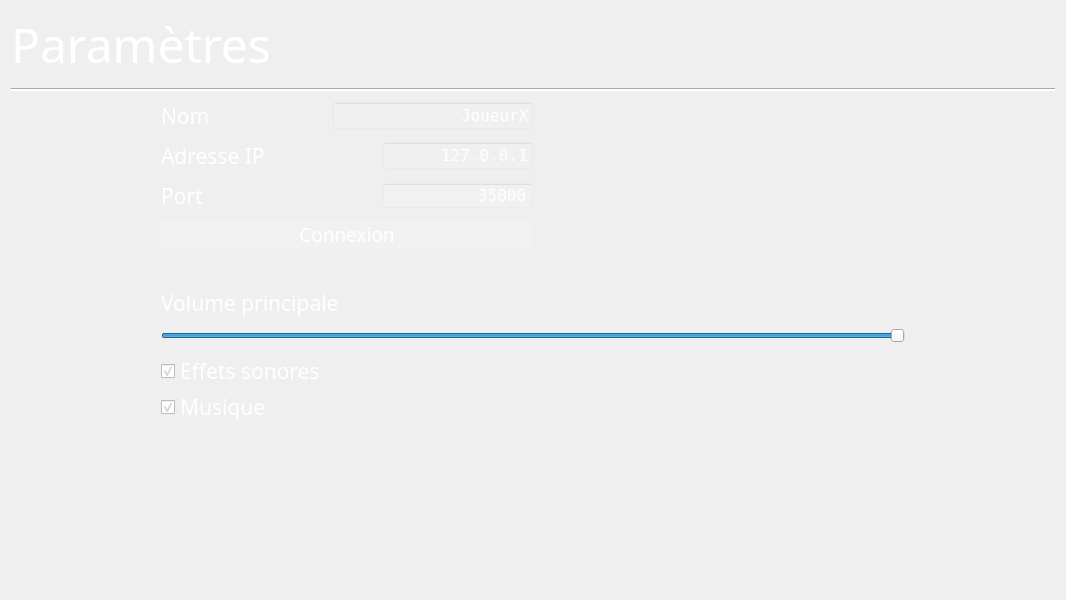
<?xml version="1.0" encoding="UTF-8"?>
<ui version="4.0">
 <class>W_ScreenSettings</class>
 <widget class="QWidget" name="W_ScreenSettings">
  <property name="geometry">
   <rect>
    <x>0</x>
    <y>0</y>
    <width>1066</width>
    <height>600</height>
   </rect>
  </property>
  <property name="windowTitle">
   <string>Form</string>
  </property>
  <layout class="QVBoxLayout" name="verticalLayout_3">
   <property name="spacing">
    <number>10</number>
   </property>
   <item>
    <layout class="QVBoxLayout" name="verticalLayout">
     <item>
      <widget class="QLabel" name="label">
       <property name="font">
        <font>
         <family>Niagara Solid</family>
         <pointsize>36</pointsize>
        </font>
       </property>
       <property name="styleSheet">
        <string notr="true">QLabel{
	color:white;
}</string>
       </property>
       <property name="text">
        <string>Paramètres</string>
       </property>
      </widget>
     </item>
     <item>
      <widget class="Line" name="line">
       <property name="styleSheet">
        <string notr="true">background-color:white;</string>
       </property>
       <property name="orientation">
        <enum>Qt::Horizontal</enum>
       </property>
      </widget>
     </item>
    </layout>
   </item>
   <item>
    <layout class="QHBoxLayout" name="horizontalLayout_3">
     <item>
      <layout class="QVBoxLayout" name="verticalLayout_2">
       <property name="leftMargin">
        <number>150</number>
       </property>
       <item>
        <layout class="QHBoxLayout" name="horizontalLayout_4">
         <item>
          <widget class="QLabel" name="label_5">
           <property name="font">
            <font>
             <family>Niagara Solid</family>
             <pointsize>16</pointsize>
            </font>
           </property>
           <property name="styleSheet">
            <string notr="true">QLabel{
	color:white;
}</string>
           </property>
           <property name="text">
            <string>Nom</string>
           </property>
          </widget>
         </item>
         <item>
          <widget class="QLineEdit" name="input_name">
           <property name="minimumSize">
            <size>
             <width>200</width>
             <height>0</height>
            </size>
           </property>
           <property name="maximumSize">
            <size>
             <width>200</width>
             <height>16777215</height>
            </size>
           </property>
           <property name="font">
            <font>
             <family>NSimSun</family>
             <pointsize>12</pointsize>
            </font>
           </property>
           <property name="styleSheet">
            <string notr="true">QLineEdit{
	background-color:rgba(250,250,250,20);
	color:white;
}</string>
           </property>
           <property name="text">
            <string>JoueurX</string>
           </property>
           <property name="alignment">
            <set>Qt::AlignRight|Qt::AlignTrailing|Qt::AlignVCenter</set>
           </property>
          </widget>
         </item>
        </layout>
       </item>
       <item>
        <layout class="QHBoxLayout" name="horizontalLayout">
         <property name="spacing">
          <number>15</number>
         </property>
         <item>
          <widget class="QLabel" name="label_2">
           <property name="sizePolicy">
            <sizepolicy hsizetype="Preferred" vsizetype="Maximum">
             <horstretch>0</horstretch>
             <verstretch>0</verstretch>
            </sizepolicy>
           </property>
           <property name="font">
            <font>
             <family>Niagara Solid</family>
             <pointsize>16</pointsize>
            </font>
           </property>
           <property name="styleSheet">
            <string notr="true">QLabel{
	color:white;
}</string>
           </property>
           <property name="text">
            <string>Adresse IP</string>
           </property>
          </widget>
         </item>
         <item>
          <widget class="QLineEdit" name="input_ip">
           <property name="sizePolicy">
            <sizepolicy hsizetype="Maximum" vsizetype="Maximum">
             <horstretch>0</horstretch>
             <verstretch>0</verstretch>
            </sizepolicy>
           </property>
           <property name="minimumSize">
            <size>
             <width>150</width>
             <height>0</height>
            </size>
           </property>
           <property name="maximumSize">
            <size>
             <width>150</width>
             <height>16777215</height>
            </size>
           </property>
           <property name="font">
            <font>
             <family>NSimSun</family>
             <pointsize>12</pointsize>
             <weight>50</weight>
             <bold>false</bold>
            </font>
           </property>
           <property name="styleSheet">
            <string notr="true">QLineEdit{
	background-color:rgba(250,250,250,20);
	color:white;
}</string>
           </property>
           <property name="text">
            <string>127.0.0.1</string>
           </property>
           <property name="alignment">
            <set>Qt::AlignRight|Qt::AlignTrailing|Qt::AlignVCenter</set>
           </property>
          </widget>
         </item>
        </layout>
       </item>
       <item>
        <layout class="QHBoxLayout" name="horizontalLayout_2">
         <item>
          <widget class="QLabel" name="label_3">
           <property name="sizePolicy">
            <sizepolicy hsizetype="Preferred" vsizetype="Maximum">
             <horstretch>0</horstretch>
             <verstretch>0</verstretch>
            </sizepolicy>
           </property>
           <property name="font">
            <font>
             <family>Niagara Solid</family>
             <pointsize>16</pointsize>
            </font>
           </property>
           <property name="styleSheet">
            <string notr="true">QLabel{
	color:white;
}</string>
           </property>
           <property name="text">
            <string>Port</string>
           </property>
          </widget>
         </item>
         <item>
          <widget class="QSpinBox" name="input_port">
           <property name="minimumSize">
            <size>
             <width>150</width>
             <height>0</height>
            </size>
           </property>
           <property name="maximumSize">
            <size>
             <width>150</width>
             <height>16777215</height>
            </size>
           </property>
           <property name="font">
            <font>
             <family>NSimSun</family>
             <pointsize>12</pointsize>
            </font>
           </property>
           <property name="styleSheet">
            <string notr="true">QSpinBox{
	background-color:rgba(250,250,250,20);
	color:white;
}</string>
           </property>
           <property name="alignment">
            <set>Qt::AlignRight|Qt::AlignTrailing|Qt::AlignVCenter</set>
           </property>
           <property name="buttonSymbols">
            <enum>QAbstractSpinBox::NoButtons</enum>
           </property>
           <property name="maximum">
            <number>65535</number>
           </property>
           <property name="value">
            <number>35000</number>
           </property>
          </widget>
         </item>
        </layout>
       </item>
       <item>
        <widget class="QPushButton" name="buttonConnect">
         <property name="font">
          <font>
           <family>Niagara Solid</family>
           <pointsize>14</pointsize>
          </font>
         </property>
         <property name="styleSheet">
          <string notr="true">QPushButton{
	background-color:rgba(250,250,250,50);
	color:white;
	border-radius:3px;
}
QPushButton:hover{
	background-color:rgba(250,250,250,70);
}

QPushButton:pressed{
	background-color:rgba(250,250,250,120);
}</string>
         </property>
         <property name="text">
          <string>Connexion</string>
         </property>
        </widget>
       </item>
      </layout>
     </item>
     <item>
      <spacer name="horizontalSpacer_2">
       <property name="orientation">
        <enum>Qt::Horizontal</enum>
       </property>
       <property name="sizeHint" stdset="0">
        <size>
         <width>40</width>
         <height>20</height>
        </size>
       </property>
      </spacer>
     </item>
    </layout>
   </item>
   <item>
    <layout class="QVBoxLayout" name="verticalLayout_4">
     <property name="spacing">
      <number>10</number>
     </property>
     <property name="leftMargin">
      <number>150</number>
     </property>
     <property name="topMargin">
      <number>30</number>
     </property>
     <property name="rightMargin">
      <number>150</number>
     </property>
     <property name="bottomMargin">
      <number>0</number>
     </property>
     <item>
      <widget class="QLabel" name="label_4">
       <property name="sizePolicy">
        <sizepolicy hsizetype="Preferred" vsizetype="Maximum">
         <horstretch>0</horstretch>
         <verstretch>0</verstretch>
        </sizepolicy>
       </property>
       <property name="font">
        <font>
         <family>Niagara Solid</family>
         <pointsize>16</pointsize>
        </font>
       </property>
       <property name="styleSheet">
        <string notr="true">QLabel{
	color:white;
}</string>
       </property>
       <property name="text">
        <string>Volume principale</string>
       </property>
      </widget>
     </item>
     <item>
      <widget class="QSlider" name="volumeSlider">
       <property name="maximum">
        <number>100</number>
       </property>
       <property name="value">
        <number>100</number>
       </property>
       <property name="orientation">
        <enum>Qt::Horizontal</enum>
       </property>
      </widget>
     </item>
     <item>
      <layout class="QVBoxLayout" name="verticalLayout_5">
       <property name="spacing">
        <number>0</number>
       </property>
       <property name="bottomMargin">
        <number>0</number>
       </property>
       <item>
        <widget class="QCheckBox" name="input_sounds">
         <property name="font">
          <font>
           <family>Niagara Solid</family>
           <pointsize>16</pointsize>
          </font>
         </property>
         <property name="styleSheet">
          <string notr="true">QCheckBox{
	color:white;
}</string>
         </property>
         <property name="text">
          <string>Effets sonores</string>
         </property>
         <property name="checked">
          <bool>true</bool>
         </property>
        </widget>
       </item>
       <item>
        <widget class="QCheckBox" name="input_music">
         <property name="font">
          <font>
           <family>Niagara Solid</family>
           <pointsize>16</pointsize>
          </font>
         </property>
         <property name="styleSheet">
          <string notr="true">QCheckBox{
	color:white;
}</string>
         </property>
         <property name="text">
          <string>Musique</string>
         </property>
         <property name="checked">
          <bool>true</bool>
         </property>
        </widget>
       </item>
      </layout>
     </item>
    </layout>
   </item>
   <item>
    <spacer name="verticalSpacer">
     <property name="orientation">
      <enum>Qt::Vertical</enum>
     </property>
     <property name="sizeHint" stdset="0">
      <size>
       <width>20</width>
       <height>40</height>
      </size>
     </property>
    </spacer>
   </item>
  </layout>
 </widget>
 <resources/>
 <connections/>
</ui>
